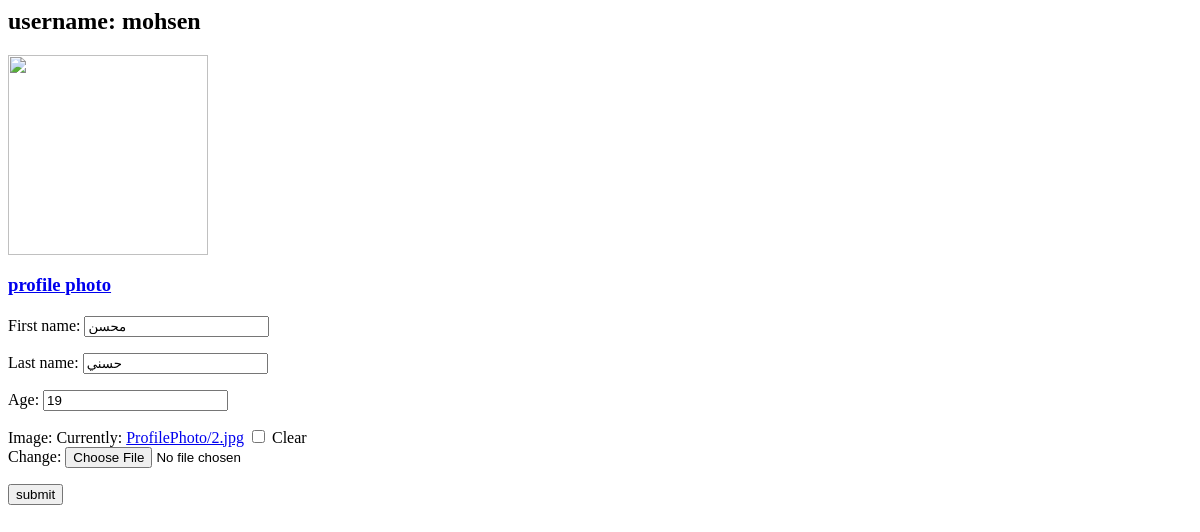
/accounts/profile/ (signed in), run on an earlier commit of the app's database.
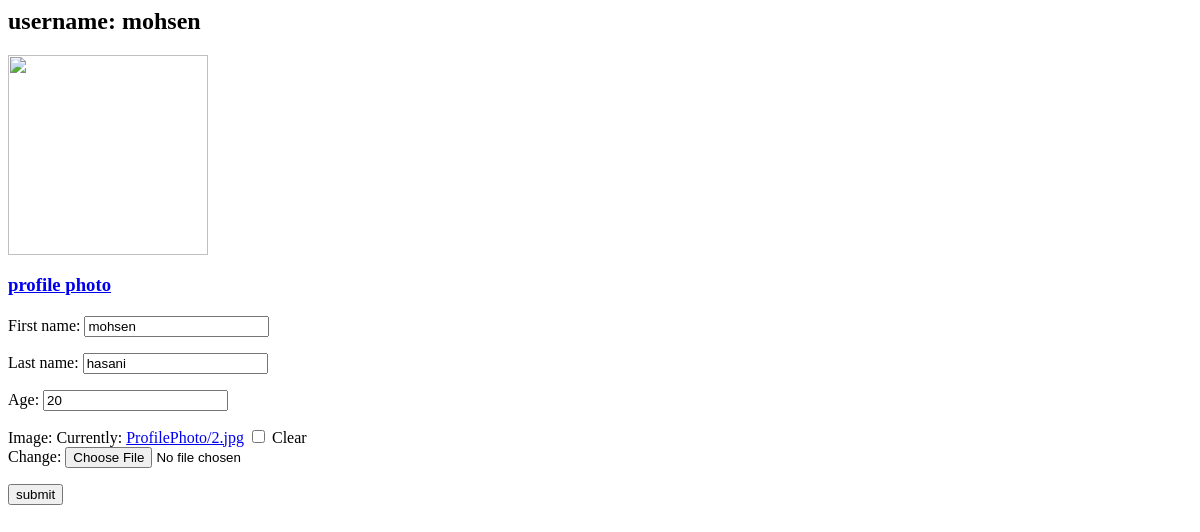
And on a later commit of the database.
### AuthApp/models.py (models this page shows)
class UserProfile(models.Model):
    user = models.OneToOneField(User, on_delete=models.CASCADE)
    first_name = models.CharField(max_length=100, null=True)
    last_name = models.CharField(max_length=100, null=True)
    age = models.IntegerField(null=True)
    image = models.ImageField(upload_to=path_and_rename, null=True, blank=True)

### AuthApp/views.py (the view, shortened to what this page needs)
# urls.py: url('profile/', EditUserProfileView.as_view(), name="edit-user-profile"),
class EditUserProfileView(LoginRequiredMixin, UpdateView):
    model = UserProfile
    form_class = UserProfileForm
    template_name = "profile.html"
    def get_object(self, *args, **kwargs):
        user = User.objects.all().get(pk=self.request.session['_auth_user_id'])
        try:
            profile = UserProfile.objects.get(user=user)
        except:
            profile = UserProfile.objects.create(user=user)
            profile.save()
        return user.userprofile
    def get_context_data(self, **kwargs):
        user = User.objects.all().get(pk=self.request.user.pk)
        profile = UserProfile.objects.filter(user=user)
        context = super().get_context_data(**kwargs)
        context["user"] = profile.get()
        context["Email"] = user.email
        return context

### AuthApp/forms.py (shortened to what this page needs)
class UserProfileForm(forms.ModelForm):
    class Meta:
        model = UserProfile
        exclude = ('user',)

### AuthApp/templates/profile.html (shortened to what this page needs)
<h2>username: {{user.user.username}}</h2>
<img src="{% url 'profile-photo' %}" alt="" style="width:200px;height:200px;">
<a href="{% url 'profile-photo' %}">
    <h3>profile photo</h3>
</a>
<form enctype="multipart/form-data" method="post" action="">
    {% csrf_token %} {{ form.as_p }}
    <input type=submit value="submit" />
</form>

What changed in the data, as far as the page shows it:
changed UserProfile "mohsen": first_name "محسن" → "mohsen"; last_name "حسني" → "hasani"; age "19" → "20"
